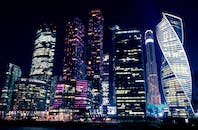
#> input picture test-imgs/building-img.png, 198 x 130 px, found by its file name
$ python imgprocessing.py   (older library calls are emulated)
#> lines starting #> are read from the running program, lines starting #| are printed output that depends on the picture
import cv2
import numpy as np

def show_img(img):
    cv2.imshow("img", img)
    cv2.waitKey()   # press any key to close
    cv2.destroyAllWindows()

def get_img(filename):
#> called with filename = 'building-img.png'
    cv2_img = cv2.imread(filename, 0)    # gray scale --> 1 channel
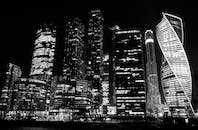
#> cv2_img: shape (130, 198); min 0, max 255, mean 53.4
    return cv2_img

def normalize_img(img):
    return img/255.0

def get_sobel(img, type_sobel='scharr'):
    ksize = -1 if type_sobel=='scharr' else 3
    cv2_sobel_x = cv2.Sobel(img, ddepth=cv2.CV_32F, dx=1, dy=0, ksize=ksize)
    cv2_sobel_y = cv2.Sobel(img, ddepth=cv2.CV_32F, dx=0, dy=1, ksize=ksize)
    cv2_sobel_x, cv2_sobel_y = cv2.convertScaleAbs(cv2_sobel_x), cv2.convertScaleAbs(cv2_sobel_y)
    cv2_sobel = cv2.addWeighted(cv2_sobel_x, 0.5, cv2_sobel_y, 0.5, 0)
    return cv2_sobel

def convolution(img, kernel, stride=1, pad=0):
#> called with kernel = array of shape (3, 3), stride = 1, pad = 0
    i_h, i_w = img.shape
#> i_h = 130; i_w = 198
    k_h, k_w = kernel.shape
#> k_h = 3; k_w = 3
    out_size = (int((i_h - k_h + 2*pad)/stride + 1), int((i_w - k_w + 2*pad)/stride + 1))
#> out_size = (128, 196)
    out_img = np.zeros(out_size)
    if pad > 0:
        img_padd = np.zeros((i_h + pad*2, i_w + pad*2))
        img_padd[int(pad) : int(-1*pad) , int(pad) : int(-1*pad)] = img
    else: img_padd = img
    for r in range(0, i_h-k_h + 1, stride):
        for c in range(0, i_w-k_w + 1, stride):
            sub_img = img_padd[r:r+k_h, c:c+k_w]
            assert sub_img.shape == kernel.shape, 'error in getting sub_img, size does not match kernel'
            out_img[int(r/stride), int(c/stride)] = np.multiply(sub_img, kernel).sum()
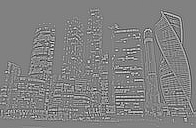
#> out_img: shape (128, 196) float64; min -5.09, max 4.94, mean -5.35e-05; drawn with min black and max white
#| (128, 196)
#> in show_img (call 2), `cv2.imshow("img", img)`:
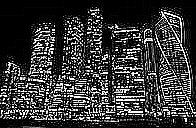
#> window 'img': shape (128, 196); min 0, max 255, mean 54.8
    return out_img

def pooling(img, pool_size=2, stride=2, pad=0, pool_type='max'):
#> called with pool_size = 2, stride = 2, pad = 0, pool_type = 'max'
    i_h, i_w = img.shape
#> i_h = 128; i_w = 196
    out_size = (int((i_h - pool_size + 2*pad)/stride + 1), int((i_w - pool_size + 2*pad)/stride + 1))
#> out_size = (64, 98)
    out_img = np.zeros(out_size)
    if pad > 0:
        img_padd = np.zeros((i_h + pad*2, i_w + pad*2))
        img_padd[int(pad) : int(-1*pad) , int(pad) : int(-1*pad)] = img
    else: img_padd = img
    for r in range(0, i_h-pool_size + 1, stride):
        for c in range(0, i_w-pool_size + 1, stride):
            sub_img = img_padd[r:r+pool_size, c:c+pool_size]
            if pool_type == 'min':
                out_img[int(r/stride), int(c/stride)] = sub_img.min()
            elif pool_type == 'average':
                out_img[int(r/stride), int(c/stride)] = sub_img.mean()
            else:
                out_img[int(r/stride), int(c/stride)] = sub_img.max()
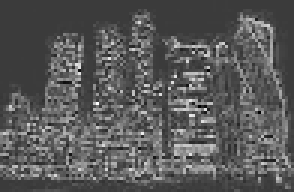
#> out_img: shape (64, 98) float64 (shown 3 times larger); min -1.5, max 4.94, mean 0.754; drawn with min black and max white
    return out_img

def get_kernel(kerel_type):
    if kerel_type == 'box_blur':
        return np.array([[1, 1, 1], [1, 1, 1], [1, 1, 1]]) / 9
    elif kerel_type == 'canny_edge_detect':
        return np.array([[-1, -1, -1], [-1, 8, -1], [-1, -1, -1]])
    elif kerel_type == 'gauss_blur':
        return np.array([[1, 2, 1], [2, 4, 2], [1, 2, 1]]) / 16
    elif kerel_type == 'prewitt_vert':
        return np.array([[-1, 0, 1], [-1, 0, 1], [-1, 0, 1]])
    elif kerel_type == 'prewitt_horiz':
        return np.array([[-1, -1, -1], [0, 0, 0], [1, 1, 1]])
    elif kerel_type == 'sobel_vert':
        return np.array([[-1, 0, 1], [-2, 0, 2], [-1, 0, 1]])
    elif kerel_type == 'sobel_horiz':
        return np.array([[-1, -2, -1], [0, 0, 0], [1, 2, 1]])
    elif kerel_type == 'laplacian':
        return np.array([[0, 1, 0], [1, -4, 1], [0, 1, 0]])
    elif kerel_type == 'emboss':
        return np.array([[1, 0, 0], [0, 0, 0], [0, 0, -1]])
    elif kerel_type == 'sharpen':
        return np.array([[0, -1, 0], [-1, 5, -1], [0, -1, 0]])
    else: raise Exception('kernel_type unknown')

if __name__ == '__main__':
    imgname = 'building-img.png'
    cv2_img = get_img(imgname)
    show_img(normalize_img(cv2_img))

    # cv2_sobel = get_sobel(cv2_img, 'scharr')
    # show_img(cv2_sobel)

    output = convolution(normalize_img(cv2_img), get_kernel('canny_edge_detect'), stride=1, pad=0)
    print(output.shape)
    show_img(output)

    output1 = pooling(output, pool_size=2, stride=2, pad=0, pool_type='max')
    print(output1.shape)
#| (64, 98)
    show_img(output1)
#> in show_img (call 3), `cv2.imshow("img", img)`:
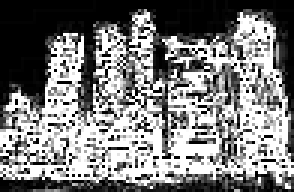
#> window 'img': shape (64, 98) (shown 3 times larger); min 0, max 255, mean 124.8

$ run again, with test-imgs/table-img.png copied over test-imgs/building-img.png
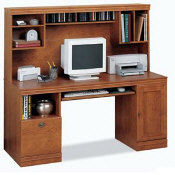
#> input picture test-imgs/table-img.png, 175 x 175 px, found by its file name
#> in get_img, `cv2_img = cv2.imread(filename, 0)`:
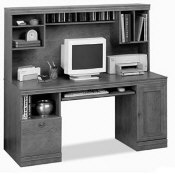
#> cv2_img: shape (175, 175); min 0, max 255, mean 146.1
#> in convolution, `i_h, i_w = img.shape`: i_h = 175
#> in convolution, `out_size = (int((i_h - k_h + 2*pad)/stride + 1), int((i_w - k_w + 2*pa..`: out_size = (173, 173)
#| (173, 173)
#| (86, 86)
#> in show_img (call 3), `cv2.imshow("img", img)`:
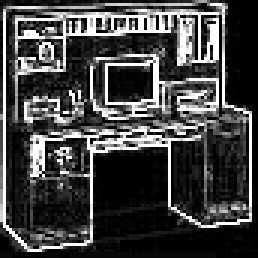
#> window 'img': shape (86, 86) (shown 3 times larger); min 0, max 255, mean 67.1
